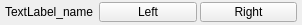
<?xml version="1.0" encoding="UTF-8"?>
<ui version="4.0">
 <class>WidgetSwitch</class>
 <widget class="QWidget" name="WidgetSwitch">
  <property name="geometry">
   <rect>
    <x>0</x>
    <y>0</y>
    <width>302</width>
    <height>24</height>
   </rect>
  </property>
  <property name="sizePolicy">
   <sizepolicy hsizetype="Expanding" vsizetype="Preferred">
    <horstretch>0</horstretch>
    <verstretch>0</verstretch>
   </sizepolicy>
  </property>
  <property name="minimumSize">
   <size>
    <width>0</width>
    <height>0</height>
   </size>
  </property>
  <property name="maximumSize">
   <size>
    <width>16777215</width>
    <height>40</height>
   </size>
  </property>
  <property name="windowTitle">
   <string>Form</string>
  </property>
  <property name="styleSheet">
   <string notr="true"/>
  </property>
  <layout class="QHBoxLayout" name="horizontalLayout_2">
   <property name="spacing">
    <number>5</number>
   </property>
   <property name="leftMargin">
    <number>5</number>
   </property>
   <property name="topMargin">
    <number>2</number>
   </property>
   <property name="rightMargin">
    <number>5</number>
   </property>
   <property name="bottomMargin">
    <number>3</number>
   </property>
   <item>
    <widget class="QLabel" name="label_name">
     <property name="sizePolicy">
      <sizepolicy hsizetype="Minimum" vsizetype="Preferred">
       <horstretch>0</horstretch>
       <verstretch>0</verstretch>
      </sizepolicy>
     </property>
     <property name="text">
      <string>TextLabel_name</string>
     </property>
    </widget>
   </item>
   <item>
    <layout class="QHBoxLayout" name="horizontalLayout">
     <property name="spacing">
      <number>3</number>
     </property>
     <property name="rightMargin">
      <number>0</number>
     </property>
     <item>
      <widget class="QPushButton" name="pushButton_left">
       <property name="sizePolicy">
        <sizepolicy hsizetype="Expanding" vsizetype="Preferred">
         <horstretch>0</horstretch>
         <verstretch>0</verstretch>
        </sizepolicy>
       </property>
       <property name="minimumSize">
        <size>
         <width>0</width>
         <height>20</height>
        </size>
       </property>
       <property name="maximumSize">
        <size>
         <width>16777215</width>
         <height>16777215</height>
        </size>
       </property>
       <property name="text">
        <string>Left</string>
       </property>
      </widget>
     </item>
     <item>
      <widget class="QPushButton" name="pushButton_right">
       <property name="sizePolicy">
        <sizepolicy hsizetype="Expanding" vsizetype="Preferred">
         <horstretch>0</horstretch>
         <verstretch>0</verstretch>
        </sizepolicy>
       </property>
       <property name="minimumSize">
        <size>
         <width>0</width>
         <height>20</height>
        </size>
       </property>
       <property name="maximumSize">
        <size>
         <width>16777215</width>
         <height>16777215</height>
        </size>
       </property>
       <property name="text">
        <string>Right</string>
       </property>
      </widget>
     </item>
    </layout>
   </item>
  </layout>
 </widget>
 <resources/>
 <connections/>
</ui>
